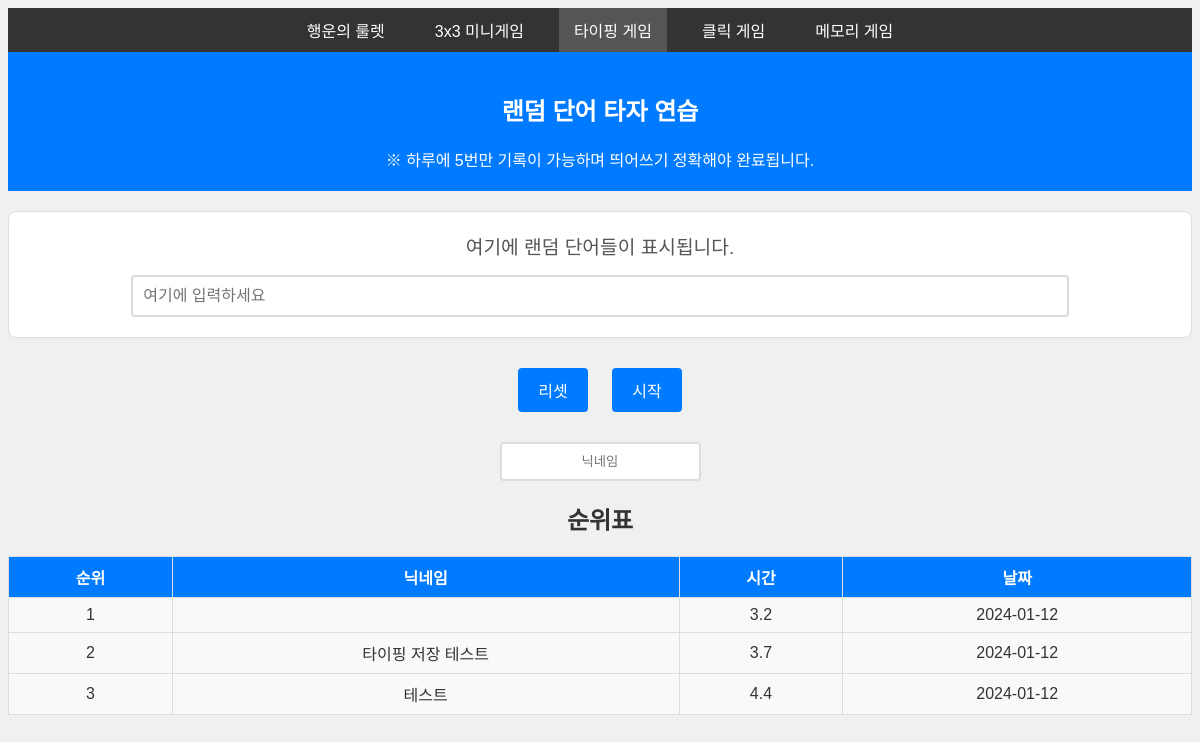
The page /typing on the database as committed earlier.
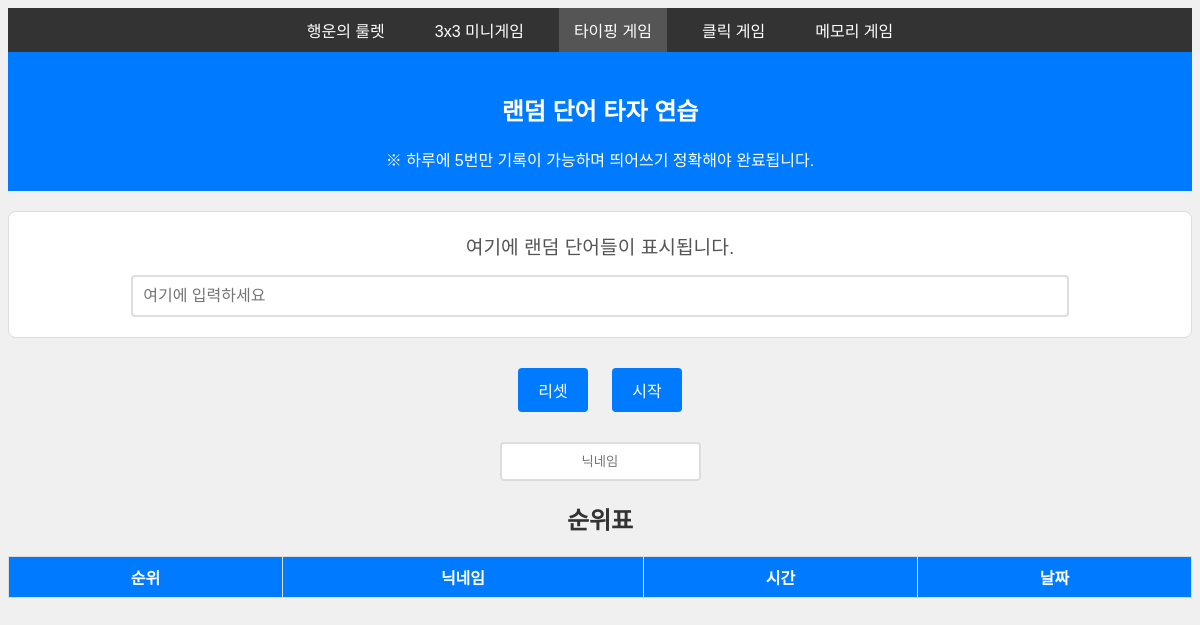
The same page on the database as committed later.
### tables this page shows
CREATE TABLE game_records (
            id INTEGER PRIMARY KEY AUTOINCREMENT,
            ip TEXT NOT NULL,
            gametype TEXT NOT NULL,
            nickname TEXT NOT NULL,
            time REAL NOT NULL,
            date TEXT NOT NULL
        );

### app.py (the view)
@app.route('/typing')
def typing():
    db = get_db()
    cur = db.cursor()
    cur.execute("SELECT nickname, time, date FROM game_records WHERE gametype = 'typing' ORDER BY time ASC")
    records = cur.fetchall()
    ranked_records = [(index + 1, record['nickname'], record['time'], record['date']) for index, record in enumerate(records)]
    return render_template('typing.html', records=ranked_records)

### app.py (called while the page is built)
def get_db():
    if 'db' not in g:
        g.db = sqlite3.connect(DATABASE_FILE)
        g.db.row_factory = sqlite3.Row
    return g.db

### templates/typing.html (shortened to what this page needs)
{% extends 'base.html' %}
{% block content %}
    <link rel="stylesheet" type="text/css" href="{{ url_for('static', filename='css/typing.css') }}">
    <div id="header">
        <h2>랜덤 단어 타자 연습</h2>
        <span>※ 하루에 5번만 기록이 가능하며 띄어쓰기 정확해야 완료됩니다.</span>
    </div>
    <div id="typing-game">
        <div id="sentence">여기에 랜덤 단어들이 표시됩니다.</div>
        <input type="text" id="user-input" placeholder="여기에 입력하세요" />
    </div>
    <button id="reset-button">리셋</button>
    <button id="start-button">시작</button>
    <div class="record">
        <input type="text" id="nickname" placeholder="닉네임">
    </div>
    <div class="rank">
        <h2>순위표</h2>
        <table>
            <tr>
                <th>순위</th>
                <th>닉네임</th>
                <th>시간</th>
                <th>날짜</th>
            </tr>
            {% for record in records %}
            <tr>
                <td>{{ record[0] }}</td>
                <td>{{ record[1] }}</td>
                <td>{{ record[2] }}</td>
                <td>{{ record[3] }}</td>
            </tr>
            {% endfor %}
        </table>
    </div>
{% endblock %}

### templates/base.html (shortened to what this page needs)
<!DOCTYPE html>
<html>
<head>
    <link rel="stylesheet" type="text/css" href="{{ url_for('static', filename='css/base.css') }}">
</head>
<body>
    <nav>
            <ul id="menu" class="hidden">
                <li class="{% if request.path == url_for('roulette') %}active{% endif %}"><a href="{{ url_for('roulette') }}">행운의 룰렛</a></li>
                <li class="{% if request.path == url_for('index') %}active{% endif %}"><a href="{{ url_for('index') }}">3x3 미니게임</a></li>
                <li class="{% if request.path == url_for('typing') %}active{% endif %}"><a href="{{ url_for('typing') }}">타이핑 게임</a></li>
                <li class="{% if request.path == url_for('click') %}active{% endif %}"><a href="{{ url_for('click') }}">클릭 게임</a></li>
                <li class="{% if request.path == url_for('memory') %}active{% endif %}"><a href="{{ url_for('memory') }}">메모리 게임</a></li>
            </ul>
    </nav>
    {% block content %}{% endblock %}
</body>
</html>

### static/css/base.css (style rules this page uses)
body { font-family: 'Noto Sans KR', sans-serif; }
nav ul { list-style-type: none; padding: 0; margin: 0; display: flex; background-color: #333; justify-content: center; }
nav ul li { margin: 0 10px; }
nav ul li a { color: white; text-decoration: none; padding: 10px 15px; display: block; }
nav ul li.active { background-color: #555; }

### static/css/typing.css (style rules this page uses)
body { font-family: 'Noto Sans KR', sans-serif; background-color: #f0f0f0; color: #333; text-align: center; }
#header { background-color: #007bff; color: white; padding: 20px; }
#typing-game { margin: 20px 0; padding: 20px; border: 1px solid #ddd; background-color: #fff; border-radius: 8px; }
#sentence { font-size: 1.2em; margin-bottom: 15px; color: #555; }
#user-input { width: 80%; padding: 10px; font-size: 1em; border: 2px solid #ddd; border-radius: 4px; }
#reset-button, #start-button { padding: 10px 20px; margin: 10px; font-size: 1em; border: none; border-radius: 4px; cursor: pointer; background-color: #007bff; color: white; }
.record, .rank { margin-top: 20px; }
.record input[type="text"] { margin-right: 10px; padding: 10px; border: 2px solid #ddd; border-radius: 4px; }
#nickname { text-align: center; display: block; margin: 0 auto 20px; }
.rank table { width: 100%; border-collapse: collapse; }
.rank th, .rank td { padding: 8px; border: 1px solid #ddd; }
.rank th { background-color: #007bff; color: white; }

Rows that differ between the two databases and show on the page:
removed game_records: record "1", time "3.2", date "2024-01-12"
removed game_records: id "2", nickname "타이핑 저장 테스트", time "3.7", date "2024-01-12"
removed game_records: record "3", nickname "테스트", time "4.4", date "2024-01-12"
